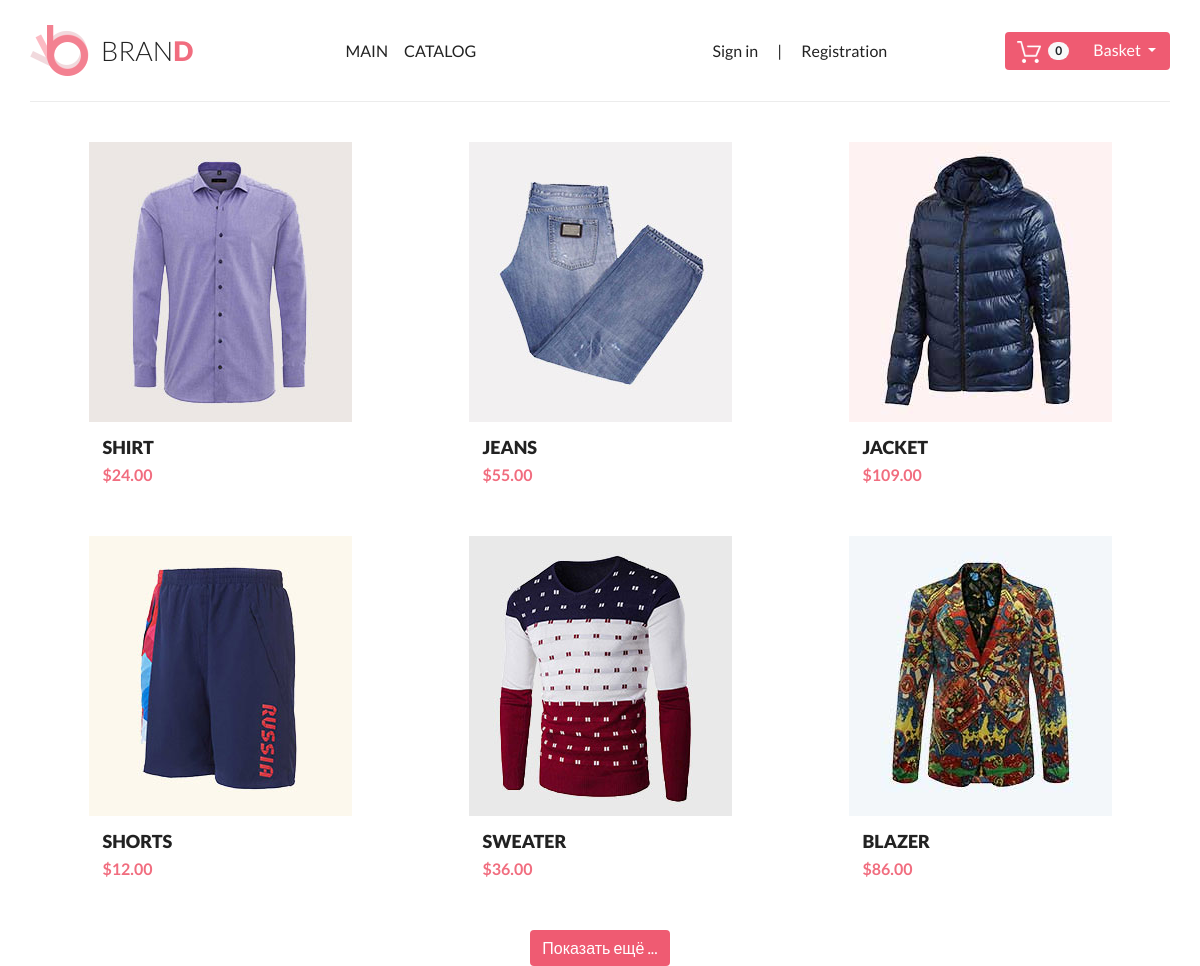
The app's page /product/catalog/?page=1 with its own data.
### tables this page shows
CREATE TABLE `products` (
  `id` int(11) NOT NULL,
  `name` text NOT NULL,
  `description` text NOT NULL,
  `price` int(11) NOT NULL,
  `src` text NOT NULL
);

### engine/Autoload.php (called while the page is built, shortened)
<?php
class Autoload
{
    private $cut = ["app\\", "\\"];
    private $past = [DIR_ROOT . DS . ".." . DS, DS];
    public function loadClass($className) {
        $fileName = str_replace($this->cut, $this->past, $className) . ".php";
    }
}

### engine/Request.php (called while the page is built, shortened)
<?php
class Request
{
    private $requestString;
    private $controllerName;
    private $params;
    public function __construct()
    {
        $this->requestString = $_SERVER['REQUEST_URI'];
    }
    private function parseRequest() {
        $url = explode('/', $this->requestString);
        $this->controllerName = $url[1];
        $this->params = $_REQUEST;
    }
    public function getControllerName()
    {
        return $this->controllerName;
    }
    public function getParams()
    {
        return $this->params;
    }
}

### traits/TSingletone.php (called while the page is built, shortened)
<?php
trait TSingletone
{
    private static $instance = null;
    public static function getInstance() {
        if (is_null(static::$instance)) {
            static::$instance = new static();
        }
        return static::$instance;
    }
}

### model/repositories/ProductRepository.php (called while the page is built, shortened)
<?php
class ProductRepository extends Repository
{
    public function getTableName() {
        return 'products';
    }
}

### model/Repository.php (called while the page is built, shortened)
<?php
abstract class Repository
{
    protected $db;
    public function __construct() {
        $this->db = Db::getInstance();
    }
    public function getCountWhere($field, $value) {
        $tableName = $this->getTableName();
        $sql = "SELECT count(*) as count FROM {$tableName} WHERE `$field` = :$field";
        return $this->db->queryOne($sql, ["$field" => $value])['count'];
    }
    public function getLimit(int $from,int $limit) {
        $tableName = $this->getTableName();
        $sql = "SELECT * FROM {$tableName} LIMIT {$from}, {$limit}";
        return $this->db->queryAll($sql);
    }
}

### engine/Db.php (called while the page is built, shortened)
<?php
class Db
{
    private $config = [
        'driver' => 'mysql',
        'host' => 'localhost',
        'login' => 'root',
        'password' => '',
        'database' => 'shop',
        'charset' => 'utf8'
    ];
    private $connection = null;
    private function getConnection() {
        if (is_null($this->connection)) {
            $this->connection = new \PDO(
                $this->prepareDsnString(),
                $this->config['login'],
                $this->config['password']
            );
            $this->connection->setAttribute(\PDO::ATTR_DEFAULT_FETCH_MODE, \PDO::FETCH_ASSOC);
        }
        return $this->connection;
    }
    private function prepareDsnString() {
        return sprintf("%s:host=%s;dbname=%s;charset=%s",
            $this->config['driver'],
            $this->config['host'],
            $this->config['database'],
            $this->config['charset']
        );
    }
    private function query($sql, $param) {
        $stmt = $this->getConnection()->prepare($sql);
        $stmt->execute($param);
        return $stmt;
    }
    public function queryOne($sql, $param = []) {
        return $this->queryAll($sql, $param)[0];
    }
    public function queryAll($sql, $param = []) {
         return $this->query($sql, $param)->fetchAll();
    }
}

### model/repositories/BasketRepository.php (called while the page is built, shortened)
<?php
class BasketRepository extends Repository
{
    public function getBasket($session) {
        $sql = "SELECT p.id id_prod, b.id id_basket, p.name, p.description, p.price, p.src FROM basket b,products p WHERE b.product_id=p.id AND session_id = :session";
        return $this->db->queryAll($sql, ['session' => $session]);
    }
    public function isBasket($session) {
        return $this->getBasket($session) ? true : false;
    }
    public function totalBasket($session) {
        $sql = "SELECT SUM(p.price) total FROM basket b,products p WHERE b.product_id=p.id AND session_id = :session";
        return $this->db->queryAll($sql, ['session' => $session])[0];
    }
    public function getTableName() {
        return 'basket';
    }
}

### model/repositories/UserRepository.php (called while the page is built, shortened)
<?php
class UserRepository extends Repository
{
    public function isAuth() {
        return isset($_SESSION['login']) ? true: false;
    }
    public function getName() {
        return $this->isAuth() ? $_SESSION['login'] : "Guest";
    }
}

### views/catalog.php (the view, shortened to what this page needs)
<div class="catalog">
    <div class="row productsList">
        <?php foreach ($products as $product) : ?>
            <div class="fetured__poster" onclick="window.location = '/product/card/?id=<?=$product['id']?>'">
                <div class="poster__header" >
                    <img src="<?=$smallImgPath . $product['src']?>" alt="<?=$product['name']?>">
                </div>
                <div class="poster__footer">
                    <div>
                        <div class="poster__footer__title"><?=$product['name']?></div>
                        <div class="poster__footer__price">&#36;<?=$product['price']?>.00</div>
                    </div>
                </div>
            </div>
        <?php endforeach ?>
    </div>
    <a class="btn btn-primary" href="/product/catalog/?page=<?=$page?>">Показать ещё ...</a>
</div>

### public/index.php (shortened to what this page needs)
<?php
require "../engine/Autoload.php";
require_once '../vendor/autoload.php';
$request = new Request();
$controllerName = $request->getControllerName() ?: 'product';
$actionName = $request->getActionName();
$controllerClass = CONTROLLER_NAMESPACE . ucfirst($controllerName) . "Controller";
if (class_exists($controllerClass)) {
    $controller = new $controllerClass(new Render());
    $controller->runAction($actionName);
} else {
    echo "404";
}

### controllers/Controller.php (shortened to what this page needs)
<?php
abstract class Controller
{
    private $defaultAction = 'index';
    private $layout = 'main';
    private $useLayout = true;
    private $renderer;
    public function __construct(IRenderer $renderer)
    {
        $this->renderer = $renderer;
    }
    public function runAction($action = null) {
        $this->action = $action ?: $this->defaultAction;
        $method = "action" . ucfirst($this->action);
        if (method_exists($this, $method))
            $this->$method();
        else
            echo "404";
    }
    public function render($template, $params = []) {
        if ($this->useLayout) {
            return $this->renderTemplate(
                "layouts/{$this->layout}",
                [
                    'content' => $this->renderTemplate($template, $params),
                    'basket' => (new BasketRepository())->isBasket(session_id()),
                    'products' => (new BasketRepository())->getBasket(session_id()),
                    'total' => (new BasketRepository())->totalBasket(session_id())['total'],
                    'smallImgPath' => SMALL_IMG,
                    'count' => (new BasketRepository())->getCountWhere('session_id', session_id()),
                    'auth' => (new UserRepository())->isAuth(),
                    'username' => (new UserRepository())->getName()
                ]
            );
        } else {
            return $this->renderTemplate($template, $params);
        }
    }
    public function renderTemplate($template, $params = []) {
        return $this->renderer->renderTemplate($template, $params);
    }
}

### controllers/ProductController.php (shortened to what this page needs)
<?php
class ProductController extends Controller
{
    public function actionCatalog() {
        $page = (new Request())->getParams()['page'] ?: 0;
        $page++;
        $limit = $page * QUANTITY_CARD_CATALOG;
        $products = (new ProductRepository())->getLimit(0, $limit);
        echo $this->render(
            'catalog', [
                'products' => $products,
                'page' => $page,
                'smallImgPath' => SMALL_IMG
            ]
        );
    }
}

### engine/Render.php (shortened to what this page needs)
<?php
class Render implements IRenderer
{
    public function renderTemplate($template, $params = []) {
        extract($params);
        $fileName = TEMPLATES_DIR . $template . ".php";
        if (file_exists($fileName)) {
            include $fileName;
        }
        else
            echo "404";
        return ob_get_clean();
    }
}

### views/layouts/main.php (shortened to what this page needs)
<!doctype html>
<html lang="en">
<head>
    <link rel="stylesheet" href="https://stackpath.bootstrapcdn.com/bootstrap/4.3.1/css/bootstrap.min.css"
>
    <link rel="stylesheet" href="/style/bootstrap_skin.css">
    <link rel="stylesheet" href="/style/style.css">
</head>
<body>
    <header class="container header">
        <div class="row align-items-center">
            <div class="col-md-3">
                <a href="/" class="logo">
                    <img src="/img/logo.png" alt="Brand" class="logo__img">
                    BRAN<span>D</span>
                </a>
            </div>
            <div class="col-md-4">
                <nav class="navbar navbar-expand-md navbar-light bg-light">
                    <div class="container">
                        <div class="collapse navbar-collapse" id="navbarNav">
                            <ul class="navbar-nav menu">
                                <li class="nav-item"> <a class="nav-link" href="/">MAIN</a></li>
                                <li class="nav-item"> <a class="nav-link" href="/product/catalog/">CATALOG</a></li>
                            </ul>
                        </div>
                    </div>
                </nav>
            </div>
            <div class="col-md-3">
                <?if ($auth):?>
                    Hello,&#8194;<span class="userName"><?=$username?></span>
                    &#8195;|&#8195;
                    <a href="/user/logout/">log out</a>
                <?else:?>
                    <a href="#modalSignIn" data-toggle="modal">Sign in</a>
                    &#8195;|&#8195;
                    <a href="#modalRegistration" data-toggle="modal">Registration</a>
                <?endif;?>
            </div>
            <div class="col-md-2">
                <div class="btn-group basket">
                    <button type="button" class="btn btn-primary dropdown-toggle basket__btn" data-toggle="dropdown" aria-haspopup="true" aria-expanded="false">
                        <div class="basket__ico">
                            <img src="/img/basket.png" alt="Basket" class="basket__img">
                            <span class="badge badge-pill badge-light countProducts" id="mainCount"><?=$count?></span>
                        </div>
                        Basket
                    </button>
                </div>
            </div>
        </div>
    </header>
    <section class="container shop">
        <div class="row">
            <div class="col-md-12">
                <?=$content?>
            </div>
        </div>
    </section>
</body>
</html>

### public/style/style.css (style rules this page uses)
body, a { font-family: 'Lato', sans-serif; color: #222; }
.header { padding: 25px 0; border-bottom: 1px solid #ececec; }
.logo { display: flex; align-items: center; font-size: 27px; font-weight: 300; line-height: 32px; }
.logo .logo__img { margin-right: 12px; }
.logo span { color: #f16d7f; font-weight: 900; }
.basket { float: right; }
.basket .basket__btn { width: 160px; height: 38px; }
.basket .basket__btn .basket__ico { float: left; position: relative; }
.basket .basket__btn .basket__ico .basket__img { margin-right: 50px; height: 22px; filter: brightness(0) invert(1); }
.basket .basket__btn .basket__ico .countProducts { position: absolute; left: 31px; top: 4px; }
.catalog { text-align: center; }
.productsList { display: flex; justify-content: space-around; }
.shop, .productsList { margin-top: 20px; }
.fetured__poster { display: block; margin-bottom: 30px; position: relative; width: 263px; height: 364px; margin-left: 20px; margin-right: 20px; cursor: pointer; }
.poster__header > img { display: block; width: 263px; height: 280px; }
.poster__footer { display: flex; justify-content: space-between; align-items: center; margin: 20px 14px 0 14px; text-align: left; }
.poster__footer__title { text-transform: uppercase; font-size: 18px; font-weight: 900; line-height: 10px; }
.poster__footer__price { color: #f16d7f; font-size: 16px; font-weight: 700; line-height: 12px; margin-top: 17px; }
.basket { width: 100%; }

### records on screen
products: src (picture), name "SHIRT", price "24"
products: src+name (picture), name "JEANS", price "55"
products: src+name (picture), name "JACKET", price "109"
products: src+name (picture), name "SHORTS", price "12"
products: src+name (picture), name "SWEATER", price "36"
products: src+name (picture), name "BLAZER", price "86"

### other values on screen
$count "0"
